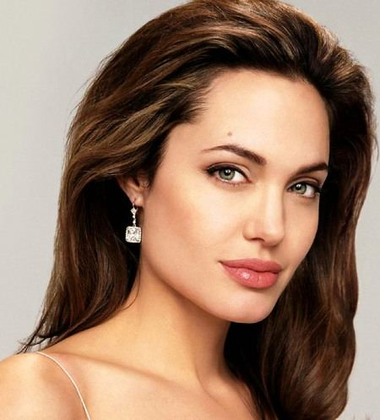
%> input picture DPV_5/images/face1.bmp, 380 x 420 px, shrunk from 450 x 497 before the run
$ octave main_sp.m   (GNU Octave 9; MATLAB toolbox functions it lacks are replaced by stand-ins)
%> lines starting %> are read from the running program, lines starting %| are printed output that depends on the picture
### DPV_5/mySPNOISE.m
function [ outarray ] = mySPNOISE( inarray, lvl)

N=lvl/100*numel(inarray);
H=size(inarray,1);
W=size(inarray,2);
outarray=inarray;

for i=1:round(N/2)
   x=ceil(W*rand(1,2));
   y=ceil(H*rand(1,2));
   outarray(y(1), x(1))=255;
   outarray(y(2), x(2))=0;
end

end

### DPV_5/main_sp.m
clc
clear all
close all

picture=imread('images\face1.bmp', 'bmp');
%> picture is the input picture: size 420x380x3 uint8; mean R, G, B 153.3, 123.3, 103.2
newpicture=single(rgb2gray(picture));
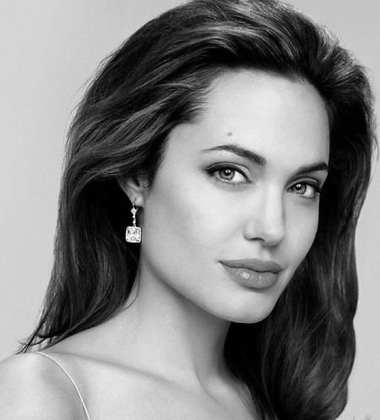
%> newpicture: size 420x380 single; min 0, max 254, mean 130

k=1;
h(k)=figure('name', 'Original (color)');
image(picture);


newpicture=single(rgb2gray(picture));
k=k+1;
h(k)=figure('name', 'Original (black&white)');
image(newpicture)
colormap gray(256)

A=[3 5 9]
D=[5 10 20 50 90]

for i=1:numel(D)

    picture_sp=mySPNOISE(newpicture, D(i));
        figure('name', [num2str(D(i)), '% defective pixels'] )
%     subplot(2,2,1)
    image(picture_sp)

    for j=1:numel(A)
        window=[A(j) A(j)];
        picture_filt=medfilt2(picture_sp, window);
%         subplot(2,2, j+1)
        colormap gray(256)
%         image(picture_filt)
    end

end
%> this loop made 5 passes
%> pass 1, `picture_sp=mySPNOISE(newpicture, D(i));`:
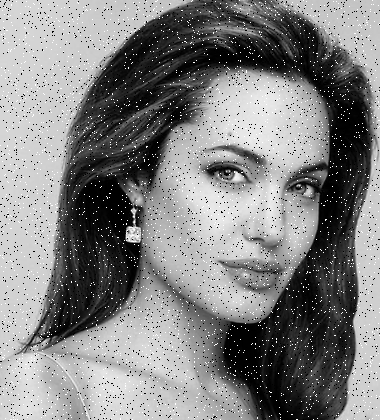
%> picture_sp: size 420x380 single; min 0, max 255, mean 129.9
%> pass 2, `picture_sp=mySPNOISE(newpicture, D(i));`:
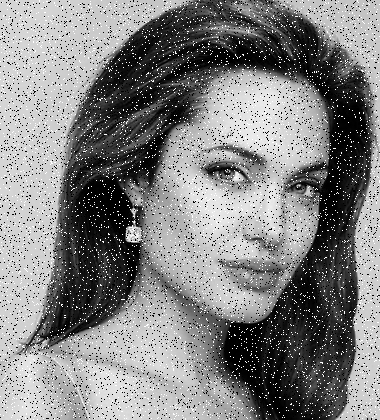
%> picture_sp: size 420x380 single; min 0, max 255, mean 129.8
%> pass 3, `picture_sp=mySPNOISE(newpicture, D(i));`:
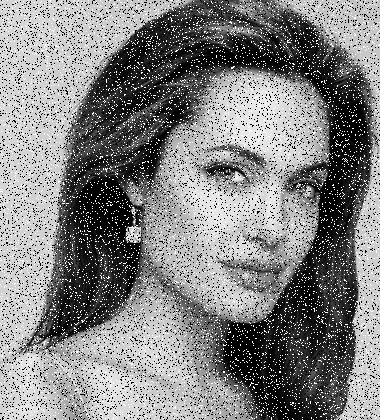
%> picture_sp: size 420x380 single; min 0, max 255, mean 129.6

$ run again, with DPV_5/images/map1.bmp copied over DPV_5/images/face1.bmp
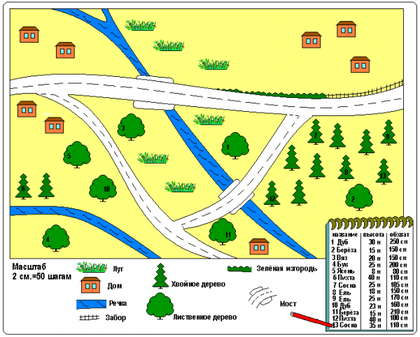
%> input picture DPV_5/images/map1.bmp, 420 x 337 px, shrunk from 600 x 482 before the run
%> picture is the input picture: size 337x420x3 uint8; mean R, G, B 216.3, 225.8, 162.9
%> `newpicture=single(rgb2gray(picture));`:
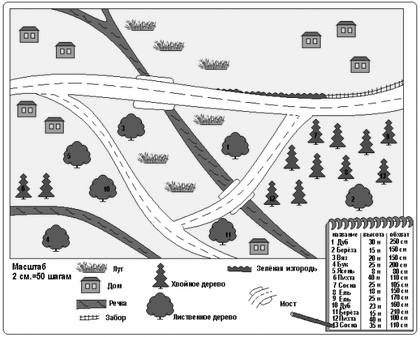
%> newpicture: size 337x420 single; min 0, max 255, mean 215.9
%> the loop `for i=1:numel(D)` made 5 passes
%> pass 3, `picture_sp=mySPNOISE(newpicture, D(i));`:
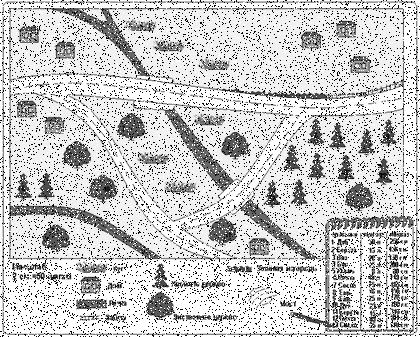
%> picture_sp: size 337x420 single; min 0, max 255, mean 200.1
